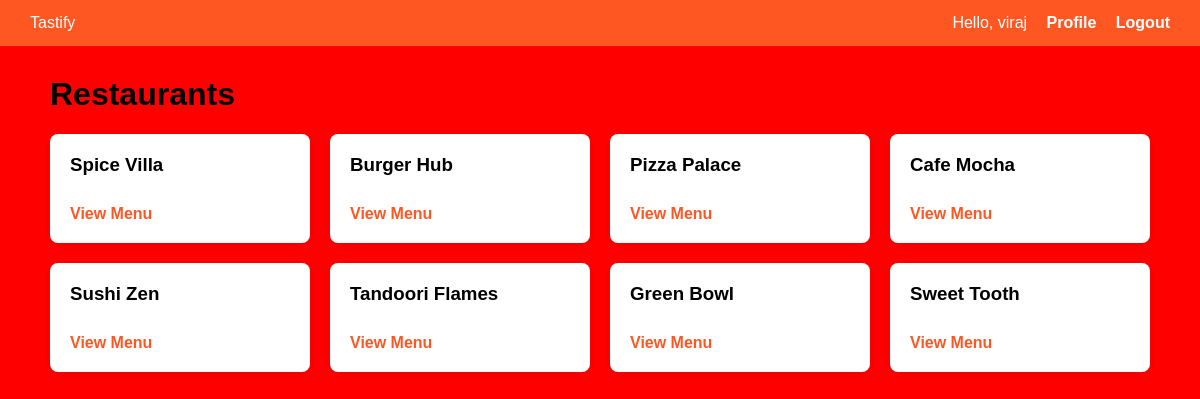
The app's page / (signed in) with its own data.
### food/models.py (models this page shows, shortened)
class Restaurant(models.Model):
    name = models.CharField(max_length=100)
    cuisine = models.CharField(max_length=100)
    image = models.ImageField(upload_to='restaurants/', null=True, blank=True)
    rating = models.FloatField(default=4.0)
    price_range = models.CharField(max_length=50, default="₹200–₹400")

### food/views.py (the view)
# urls.py: path('', home, name='home'),
def home(request):
    query = request.GET.get('search')
    if query:
        restaurant_list = Restaurant.objects.filter(name__icontains=query)
    else:
        restaurant_list = Restaurant.objects.all()
    paginator = Paginator(restaurant_list, 8)
    page_number = request.GET.get('page')
    restaurants = paginator.get_page(page_number)
    return render(request, 'food/home.html', {
        'restaurants': restaurants,
        'query': query
    })

### templates/food/home.html
{% extends 'base.html' %}
{% block content %}
<h1>Restaurants</h1>
<div class="restaurant-grid">
    {% for restaurant in restaurants %}
        <div class="restaurant-card">
            <h3>{{ restaurant.name }}</h3>
            <a href="{% url 'restaurant_menu' restaurant.id %}">View Menu</a>
        </div>
    {% empty %}
        <p>No restaurants available.</p>
    {% endfor %}
</div>
{% endblock %}

### templates/base.html (shortened to what this page needs)
{% load static %}
<!DOCTYPE html>
<html lang="en">
<head>
    <link rel="stylesheet" href="{% static 'css/style.css' %}">
</head>
<body>
    <nav class="navbar">
        <div class="logo">Tastify</div>
        <div class="nav-links">
            {% if user.is_authenticated %}
                <span>Hello, {{ user.username }}</span>
                <a href="{% url 'profile' %}">Profile</a>
                <a href="{% url 'logout' %}">Logout</a>
            {% else %}
                <a href="{% url 'login' %}">Login</a>
                <a href="{% url 'signup' %}">Sign Up</a>
            {% endif %}
        </div>
    </nav>
    <main class="container">
        {% block content %}{% endblock %}
    </main>
</body>
</html>

### static/food/css/style.css (style rules this page uses)
body { background-color: red !important; }
body { margin: 0; font-family: Arial, Helvetica, sans-serif; background-color: #f5f5f5; }
.navbar { background-color: #ff5722; color: white; padding: 14px 30px; display: flex; justify-content: space-between; align-items: center; }
.navbar a { color: white; margin-left: 15px; text-decoration: none; font-weight: bold; }
.container { max-width: 1100px; margin: 30px auto; padding: 0 20px; }
.restaurant-grid { display: grid; grid-template-columns: repeat(auto-fill, minmax(250px, 1fr)); gap: 20px; }
.restaurant-card { background: white; border-radius: 8px; padding: 20px; box-shadow: 0 2px 8px rgba(0,0,0,0.1); }
.restaurant-card h3 { margin-top: 0; }
.restaurant-card a { display: inline-block; margin-top: 10px; color: #ff5722; font-weight: bold; text-decoration: none; }

### records on screen
Restaurant: name "Spice Villa"
Restaurant: name "Burger Hub"
Restaurant: name "Pizza Palace"
Restaurant: name "Cafe Mocha"
Restaurant: name "Sushi Zen"
Restaurant: name "Tandoori Flames"
Restaurant: name "Green Bowl"
Restaurant: name "Sweet Tooth"

### other values on screen
{{ user.username }} "viraj"
